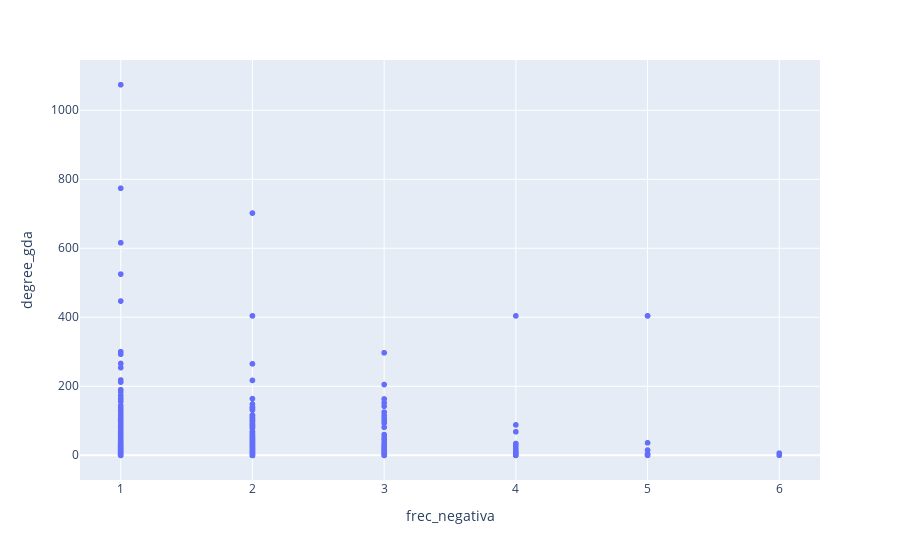

The cell this chart's notebook holds for it:
### Code cell
fig = px.scatter(frec_negativa_df,"frec_negativa","degree_gda")
fig.show()

### Figure 1 — Plotly figure (JSON) as saved in the notebook; plotly's stock layout.template omitted (floating-point values rounded to 4 significant figures; data arrays with more than 128 entries replaced by an {"elided": "..."} marker saying what was removed)
{"data": [{"hovertemplate": "frec_negativa=%{x}<br>degree_gda=%{y}<extra></extra>", "legendgroup": "", "marker": {"color": "#636efa", "symbol": "circle"}, "mode": "markers", "name": "", "showlegend": false, "type": "scattergl", "x": {"elided": "9117 int values"}, "xaxis": "x", "y": {"elided": "9117 int values"}, "yaxis": "y"}], "layout": {"legend": {"tracegroupgap": 0}, "margin": {"t": 60}, "xaxis": {"anchor": "y", "domain": [0, 1], "title": {"text": "frec_negativa"}}, "yaxis": {"anchor": "x", "domain": [0, 1], "title": {"text": "degree_gda"}}}}
